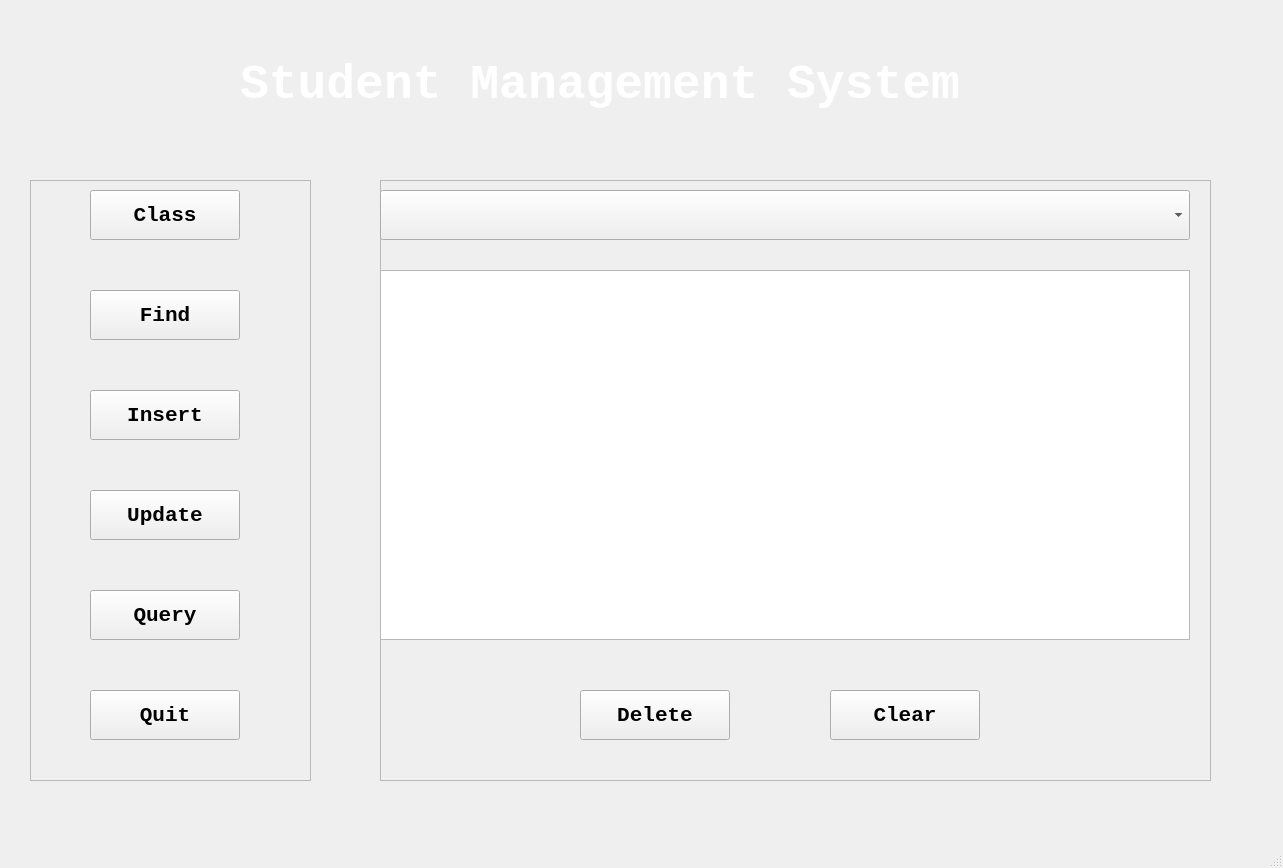
<?xml version="1.0" encoding="UTF-8"?>
<ui version="4.0">
 <class>MainWindow</class>
 <widget class="QMainWindow" name="MainWindow">
  <property name="geometry">
   <rect>
    <x>0</x>
    <y>0</y>
    <width>1283</width>
    <height>868</height>
   </rect>
  </property>
  <property name="windowTitle">
   <string>MainWindow</string>
  </property>
  <widget class="QWidget" name="Window">
   <widget class="QLabel" name="BackGroundLabel">
    <property name="enabled">
     <bool>false</bool>
    </property>
    <property name="geometry">
     <rect>
      <x>0</x>
      <y>0</y>
      <width>1281</width>
      <height>811</height>
     </rect>
    </property>
    <property name="whatsThis">
     <string>&lt;html&gt;&lt;head/&gt;&lt;body&gt;&lt;p&gt;&lt;img src=&quot;:/Main/background.png&quot;/&gt;&lt;/p&gt;&lt;/body&gt;&lt;/html&gt;</string>
    </property>
    <property name="styleSheet">
     <string notr="true">background : url(:/Main/background.png)</string>
    </property>
    <property name="text">
     <string/>
    </property>
   </widget>
   <widget class="QFrame" name="FrameTreeView">
    <property name="geometry">
     <rect>
      <x>380</x>
      <y>180</y>
      <width>831</width>
      <height>601</height>
     </rect>
    </property>
    <property name="frameShape">
     <enum>QFrame::StyledPanel</enum>
    </property>
    <property name="frameShadow">
     <enum>QFrame::Raised</enum>
    </property>
    <widget class="QComboBox" name="comboBox">
     <property name="geometry">
      <rect>
       <x>0</x>
       <y>10</y>
       <width>810</width>
       <height>50</height>
      </rect>
     </property>
     <property name="font">
      <font>
       <family>Consolas</family>
       <pointsize>16</pointsize>
      </font>
     </property>
    </widget>
    <widget class="QPushButton" name="ButtonDelete">
     <property name="geometry">
      <rect>
       <x>200</x>
       <y>510</y>
       <width>150</width>
       <height>50</height>
      </rect>
     </property>
     <property name="font">
      <font>
       <family>Consolas</family>
       <pointsize>16</pointsize>
       <weight>75</weight>
       <bold>true</bold>
      </font>
     </property>
     <property name="autoFillBackground">
      <bool>true</bool>
     </property>
     <property name="text">
      <string>Delete</string>
     </property>
    </widget>
    <widget class="QPushButton" name="ButtonClear">
     <property name="geometry">
      <rect>
       <x>450</x>
       <y>510</y>
       <width>150</width>
       <height>50</height>
      </rect>
     </property>
     <property name="font">
      <font>
       <family>Consolas</family>
       <pointsize>16</pointsize>
       <weight>75</weight>
       <bold>true</bold>
      </font>
     </property>
     <property name="autoFillBackground">
      <bool>true</bool>
     </property>
     <property name="text">
      <string>Clear</string>
     </property>
    </widget>
    <widget class="QTableWidget" name="TableData">
     <property name="geometry">
      <rect>
       <x>0</x>
       <y>90</y>
       <width>810</width>
       <height>370</height>
      </rect>
     </property>
    </widget>
   </widget>
   <widget class="QLabel" name="Title">
    <property name="geometry">
     <rect>
      <x>0</x>
      <y>10</y>
      <width>1200</width>
      <height>150</height>
     </rect>
    </property>
    <property name="font">
     <font>
      <family>Consolas</family>
      <pointsize>36</pointsize>
      <weight>75</weight>
      <bold>true</bold>
     </font>
    </property>
    <property name="whatsThis">
     <string/>
    </property>
    <property name="autoFillBackground">
     <bool>false</bool>
    </property>
    <property name="styleSheet">
     <string notr="true">color: rgb(255, 255, 255);</string>
    </property>
    <property name="text">
     <string>Student Management System</string>
    </property>
    <property name="alignment">
     <set>Qt::AlignCenter</set>
    </property>
   </widget>
   <widget class="QFrame" name="FrameButton">
    <property name="geometry">
     <rect>
      <x>30</x>
      <y>180</y>
      <width>281</width>
      <height>601</height>
     </rect>
    </property>
    <property name="frameShape">
     <enum>QFrame::StyledPanel</enum>
    </property>
    <property name="frameShadow">
     <enum>QFrame::Raised</enum>
    </property>
    <widget class="QPushButton" name="ButtonClass">
     <property name="geometry">
      <rect>
       <x>60</x>
       <y>10</y>
       <width>150</width>
       <height>50</height>
      </rect>
     </property>
     <property name="font">
      <font>
       <family>Consolas</family>
       <pointsize>16</pointsize>
       <weight>75</weight>
       <bold>true</bold>
      </font>
     </property>
     <property name="autoFillBackground">
      <bool>true</bool>
     </property>
     <property name="text">
      <string>Class</string>
     </property>
    </widget>
    <widget class="QPushButton" name="ButtonFind">
     <property name="geometry">
      <rect>
       <x>60</x>
       <y>110</y>
       <width>150</width>
       <height>50</height>
      </rect>
     </property>
     <property name="font">
      <font>
       <family>Consolas</family>
       <pointsize>16</pointsize>
       <weight>75</weight>
       <bold>true</bold>
      </font>
     </property>
     <property name="text">
      <string>Find</string>
     </property>
    </widget>
    <widget class="QPushButton" name="ButtonInsert">
     <property name="geometry">
      <rect>
       <x>60</x>
       <y>210</y>
       <width>150</width>
       <height>50</height>
      </rect>
     </property>
     <property name="font">
      <font>
       <family>Consolas</family>
       <pointsize>16</pointsize>
       <weight>75</weight>
       <bold>true</bold>
      </font>
     </property>
     <property name="text">
      <string>Insert</string>
     </property>
    </widget>
    <widget class="QPushButton" name="ButtonUpdate">
     <property name="geometry">
      <rect>
       <x>60</x>
       <y>310</y>
       <width>150</width>
       <height>50</height>
      </rect>
     </property>
     <property name="font">
      <font>
       <family>Consolas</family>
       <pointsize>16</pointsize>
       <weight>75</weight>
       <bold>true</bold>
      </font>
     </property>
     <property name="text">
      <string>Update</string>
     </property>
    </widget>
    <widget class="QPushButton" name="ButtonQuery">
     <property name="geometry">
      <rect>
       <x>60</x>
       <y>410</y>
       <width>150</width>
       <height>50</height>
      </rect>
     </property>
     <property name="font">
      <font>
       <family>Consolas</family>
       <pointsize>16</pointsize>
       <weight>75</weight>
       <bold>true</bold>
      </font>
     </property>
     <property name="text">
      <string>Query</string>
     </property>
    </widget>
    <widget class="QPushButton" name="ButtonQuit">
     <property name="geometry">
      <rect>
       <x>60</x>
       <y>510</y>
       <width>150</width>
       <height>50</height>
      </rect>
     </property>
     <property name="font">
      <font>
       <family>Consolas</family>
       <pointsize>16</pointsize>
       <weight>75</weight>
       <bold>true</bold>
      </font>
     </property>
     <property name="text">
      <string>Quit</string>
     </property>
    </widget>
   </widget>
  </widget>
  <widget class="QMenuBar" name="menubar">
   <property name="geometry">
    <rect>
     <x>0</x>
     <y>0</y>
     <width>1283</width>
     <height>26</height>
    </rect>
   </property>
  </widget>
  <widget class="QStatusBar" name="statusbar"/>
 </widget>
 <resources>
  <include location="BackGround.qrc"/>
 </resources>
 <connections/>
</ui>
